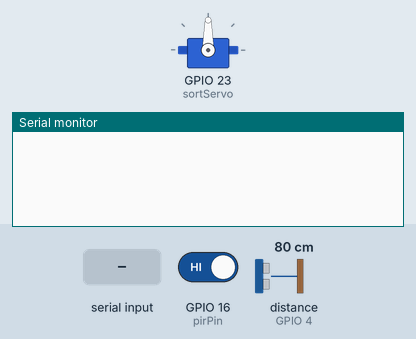
Recording of a sketch running on a simulated ESP32. Parts: servo, the last lines printed to the serial monitor. Wiring (inferred from the names in the program): ultrasonic range finder: trigger GPIO 2; echo GPIO 4. Inputs (shaded band) come from the test bench; at power-on: distance to the obstacle (sensor on GPIO 4) 80 cm, GPIO 16 (pirPin) HIGH. The echo pulse lasts 58.3 µs per cm.

Above: at 1.2 s.
1.3 s: distance to the obstacle (sensor on GPIO 4) set to 2 cm
At 1.9 s:
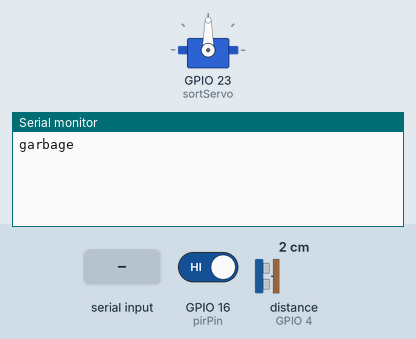
2.8 s: byte 30 received over Serial
At 3.5 s:
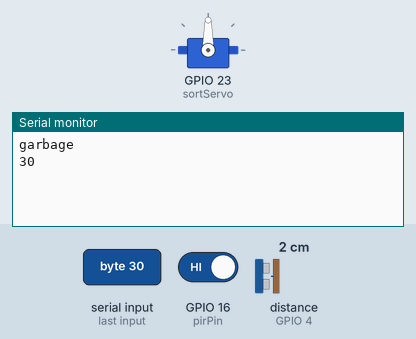

The sketch:

sp32.ino
```cpp
#include <math.h>
#include <ESP32Servo.h>

Servo sortServo;
//port: COM4 (Elecrow CrowPanel 7.0P)

const int trigPin = 2;
const int echoPin = 4;
const int pirPin = 16;
const int buttonPin = 21;

float duration, distance;
double averageUltraReading;
int count = 0;
int counterTimeoutUltrasonic = 0;
int counterTimeoutPIR = 0;
int garbageCount = 0;
int recyclingCount = 0;
int previousPIRstate = 0;
int servoRotationState = 0;
int incomingByte;

void setup()
{
  sortServo.attach(23);
  sortServo.write(90);
  pinMode(trigPin, OUTPUT);
  pinMode(echoPin, INPUT);
  pinMode(pirPin, INPUT);
  pinMode(buttonPin, INPUT);

  Serial.begin(115200);

}

void loop()
{
  if(Serial.available() > 0){
    incomingByte = Serial.read();
    Serial.println(incomingByte);
    if(incomingByte == 65){ //2, 50
      sortServo.write(150);
      delay(2000);
      sortServo.write(90);
      delay(2000);
    }

    if(incomingByte == 66){ //3, 51
      sortServo.write(30);
      delay(2000);
      sortServo.write(90);
      delay(2000);
    }
  }

  digitalWrite(trigPin, LOW);
  delayMicroseconds(2);

  digitalWrite(trigPin, HIGH);
  delayMicroseconds(5);

  digitalWrite(trigPin, LOW);

  duration = pulseIn(echoPin, HIGH);

  distance = (duration * .0343)/2;

  if(count <= 10){
    averageUltraReading = ((averageUltraReading * count) + distance)/(count+1);
    count++;
    counterTimeoutUltrasonic++;
  }else if(count > 10){
    if(fabs(averageUltraReading - distance) < 5){
      averageUltraReading = ((averageUltraReading * count) + distance)/(count+1);
      if(count < 20){
        count++;
      }
      counterTimeoutUltrasonic++;
//      if(sortServo.read() != 90){
//        sortServo.write(90);
//      }
    }else{
      if(counterTimeoutUltrasonic > 10){
        garbageCount++;
        Serial.println("garbage");
        counterTimeoutUltrasonic = 0;
      }
//      Serial.print("Detected Garbage, Garbage count: ");
//      Serial.println(garbageCount);

//      if(sortServo.read() != 180){
//        sortServo.write(180);
//      }

//      if(servoRotationState < 10){
//        Serial.println("Tilting servo left");
//        sortServo.write(180);
//        servoRotationState++;
//      }else if(servoRotationState <= 50){
//        servoRotationState++;
//      }else if(servoRotationState > 50){
//        Serial.println("Tilting servo middle");
//        sortServo.write(90);
//      }

    }
  }

  int pirRead = digitalRead(pirPin);
//  Serial.println(pirRead);

  if(pirRead == 0){
    counterTimeoutPIR++;
    previousPIRstate = 0;
//    if(sortServo.read() != 90){
//      sortServo.write(90);
//    }
  }else if (previousPIRstate == 0 && pirRead == 1){
    previousPIRstate = 1;
    if(counterTimeoutPIR > 10){
      Serial.println("recycling");
      recyclingCount++;
      counterTimeoutPIR = 0;
    }

//    Serial.print("Detected Recycling, Recycling count: ");
//    Serial.println(recyclingCount);
//    if(sortServo.read() != 0){
//      sortServo.write(0);
//    }
  }

//  Serial.print(distance);
//  Serial.println(averageUltraReading);

//  Serial.println(digitalRead(buttonPin));

  delay(100);
}
```

Measured:
- after the input at 1.3 s, the serial monitor: prints a new line after 0.07 s (image 1)
- after the input at 2.8 s, the serial monitor: prints a new line after 0.08 s (image 2)
